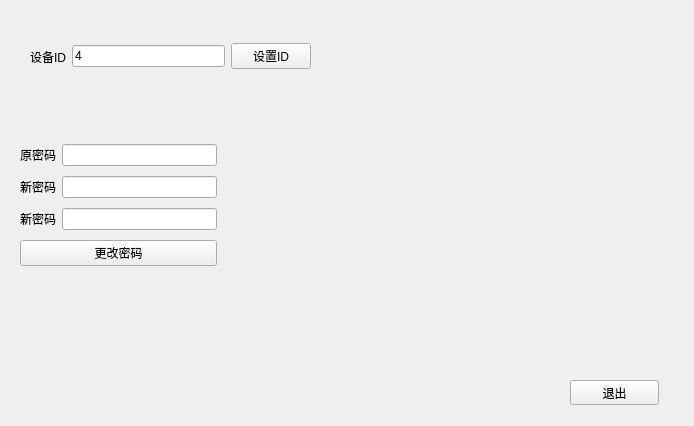
<?xml version="1.0" encoding="UTF-8"?>
<ui version="4.0">
 <class>config_window</class>
 <widget class="QWidget" name="config_window">
  <property name="geometry">
   <rect>
    <x>0</x>
    <y>0</y>
    <width>694</width>
    <height>426</height>
   </rect>
  </property>
  <property name="windowTitle">
   <string>Form</string>
  </property>
  <widget class="QWidget" name="layoutWidget">
   <property name="geometry">
    <rect>
     <x>20</x>
     <y>140</y>
     <width>197</width>
     <height>132</height>
    </rect>
   </property>
   <layout class="QVBoxLayout" name="verticalLayout">
    <item>
     <layout class="QHBoxLayout" name="horizontalLayout">
      <item>
       <widget class="QLabel" name="label_2">
        <property name="text">
         <string>原密码</string>
        </property>
       </widget>
      </item>
      <item>
       <widget class="QLineEdit" name="lineEdit_old_password"/>
      </item>
     </layout>
    </item>
    <item>
     <layout class="QHBoxLayout" name="horizontalLayout_2">
      <item>
       <widget class="QLabel" name="label_3">
        <property name="text">
         <string>新密码</string>
        </property>
       </widget>
      </item>
      <item>
       <widget class="QLineEdit" name="lineEdit_new_password1"/>
      </item>
     </layout>
    </item>
    <item>
     <layout class="QHBoxLayout" name="horizontalLayout_3">
      <item>
       <widget class="QLabel" name="label_4">
        <property name="text">
         <string>新密码</string>
        </property>
       </widget>
      </item>
      <item>
       <widget class="QLineEdit" name="lineEdit_new_password2"/>
      </item>
     </layout>
    </item>
    <item>
     <widget class="QPushButton" name="pushButton_ch_password">
      <property name="text">
       <string>更改密码</string>
      </property>
     </widget>
    </item>
   </layout>
  </widget>
  <widget class="QWidget" name="layoutWidget">
   <property name="geometry">
    <rect>
     <x>30</x>
     <y>40</y>
     <width>281</width>
     <height>33</height>
    </rect>
   </property>
   <layout class="QHBoxLayout" name="horizontalLayout_4">
    <item>
     <widget class="QLabel" name="label">
      <property name="text">
       <string>设备ID</string>
      </property>
     </widget>
    </item>
    <item>
     <widget class="QLineEdit" name="lineEdit_device_id">
      <property name="text">
       <string>4</string>
      </property>
     </widget>
    </item>
    <item>
     <widget class="QPushButton" name="pushButton_ch_id">
      <property name="text">
       <string>设置ID</string>
      </property>
     </widget>
    </item>
   </layout>
  </widget>
  <widget class="QPushButton" name="pushButton_quit">
   <property name="geometry">
    <rect>
     <x>570</x>
     <y>380</y>
     <width>89</width>
     <height>25</height>
    </rect>
   </property>
   <property name="text">
    <string>退出</string>
   </property>
  </widget>
 </widget>
 <resources/>
 <connections/>
</ui>
